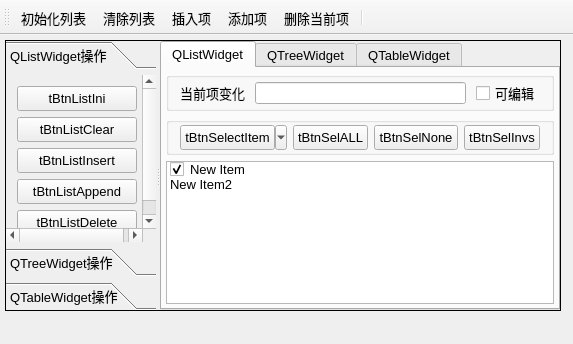
<?xml version="1.0" encoding="UTF-8"?>
<ui version="4.0">
 <class>MainWindow</class>
 <widget class="QMainWindow" name="MainWindow">
  <property name="geometry">
   <rect>
    <x>0</x>
    <y>0</y>
    <width>573</width>
    <height>344</height>
   </rect>
  </property>
  <property name="font">
   <font>
    <pointsize>10</pointsize>
   </font>
  </property>
  <property name="windowTitle">
   <string>QListWidget的使用</string>
  </property>
  <widget class="QWidget" name="centralWidget">
   <widget class="QSplitter" name="splitter">
    <property name="geometry">
     <rect>
      <x>5</x>
      <y>5</y>
      <width>556</width>
      <height>271</height>
     </rect>
    </property>
    <property name="frameShape">
     <enum>QFrame::Box</enum>
    </property>
    <property name="frameShadow">
     <enum>QFrame::Plain</enum>
    </property>
    <property name="lineWidth">
     <number>1</number>
    </property>
    <property name="midLineWidth">
     <number>3</number>
    </property>
    <property name="orientation">
     <enum>Qt::Horizontal</enum>
    </property>
    <property name="opaqueResize">
     <bool>true</bool>
    </property>
    <widget class="QToolBox" name="toolBox">
     <property name="minimumSize">
      <size>
       <width>150</width>
       <height>0</height>
      </size>
     </property>
     <property name="maximumSize">
      <size>
       <width>300</width>
       <height>16777215</height>
      </size>
     </property>
     <property name="currentIndex">
      <number>0</number>
     </property>
     <widget class="QWidget" name="page">
      <property name="geometry">
       <rect>
        <x>0</x>
        <y>0</y>
        <width>150</width>
        <height>176</height>
       </rect>
      </property>
      <attribute name="icon">
       <iconset resource="res.qrc">
        <normaloff>:/images/icons/410.bmp</normaloff>:/images/icons/410.bmp</iconset>
      </attribute>
      <attribute name="label">
       <string>QListWidget操作</string>
      </attribute>
      <layout class="QGridLayout" name="gridLayout">
       <item row="0" column="0">
        <widget class="QToolButton" name="tBtnListIni">
         <property name="minimumSize">
          <size>
           <width>120</width>
           <height>25</height>
          </size>
         </property>
         <property name="text">
          <string>tBtnListIni</string>
         </property>
         <property name="popupMode">
          <enum>QToolButton::DelayedPopup</enum>
         </property>
         <property name="toolButtonStyle">
          <enum>Qt::ToolButtonTextBesideIcon</enum>
         </property>
         <property name="autoRaise">
          <bool>false</bool>
         </property>
         <property name="arrowType">
          <enum>Qt::NoArrow</enum>
         </property>
        </widget>
       </item>
       <item row="1" column="0">
        <widget class="QToolButton" name="tBtnListClear">
         <property name="minimumSize">
          <size>
           <width>120</width>
           <height>25</height>
          </size>
         </property>
         <property name="text">
          <string>tBtnListClear</string>
         </property>
         <property name="toolButtonStyle">
          <enum>Qt::ToolButtonTextBesideIcon</enum>
         </property>
        </widget>
       </item>
       <item row="2" column="0">
        <widget class="QToolButton" name="tBtnListInsert">
         <property name="minimumSize">
          <size>
           <width>120</width>
           <height>25</height>
          </size>
         </property>
         <property name="text">
          <string>tBtnListInsert</string>
         </property>
         <property name="toolButtonStyle">
          <enum>Qt::ToolButtonTextBesideIcon</enum>
         </property>
        </widget>
       </item>
       <item row="3" column="0">
        <widget class="QToolButton" name="tBtnListAppend">
         <property name="minimumSize">
          <size>
           <width>120</width>
           <height>25</height>
          </size>
         </property>
         <property name="text">
          <string>tBtnListAppend</string>
         </property>
         <property name="toolButtonStyle">
          <enum>Qt::ToolButtonTextBesideIcon</enum>
         </property>
        </widget>
       </item>
       <item row="4" column="0">
        <widget class="QToolButton" name="tBtnListDelete">
         <property name="minimumSize">
          <size>
           <width>120</width>
           <height>25</height>
          </size>
         </property>
         <property name="text">
          <string>tBtnListDelete</string>
         </property>
         <property name="toolButtonStyle">
          <enum>Qt::ToolButtonTextBesideIcon</enum>
         </property>
        </widget>
       </item>
      </layout>
     </widget>
     <widget class="QWidget" name="page_2">
      <property name="geometry">
       <rect>
        <x>0</x>
        <y>0</y>
        <width>150</width>
        <height>176</height>
       </rect>
      </property>
      <attribute name="icon">
       <iconset resource="res.qrc">
        <normaloff>:/images/icons/408.bmp</normaloff>:/images/icons/408.bmp</iconset>
      </attribute>
      <attribute name="label">
       <string>QTreeWidget操作</string>
      </attribute>
      <layout class="QVBoxLayout" name="verticalLayout_4">
       <item>
        <widget class="QGroupBox" name="groupBox_4">
         <property name="title">
          <string>GroupBox</string>
         </property>
         <layout class="QVBoxLayout" name="verticalLayout_3">
          <item>
           <widget class="QLabel" name="label_2">
            <property name="text">
             <string>TextLabel</string>
            </property>
           </widget>
          </item>
          <item>
           <widget class="QLineEdit" name="lineEdit"/>
          </item>
          <item>
           <widget class="QSpinBox" name="spinBox"/>
          </item>
         </layout>
        </widget>
       </item>
       <item>
        <spacer name="verticalSpacer">
         <property name="orientation">
          <enum>Qt::Vertical</enum>
         </property>
         <property name="sizeHint" stdset="0">
          <size>
           <width>20</width>
           <height>119</height>
          </size>
         </property>
        </spacer>
       </item>
      </layout>
     </widget>
     <widget class="QWidget" name="page_3">
      <property name="geometry">
       <rect>
        <x>0</x>
        <y>0</y>
        <width>150</width>
        <height>176</height>
       </rect>
      </property>
      <attribute name="icon">
       <iconset resource="res.qrc">
        <normaloff>:/images/icons/412.bmp</normaloff>:/images/icons/412.bmp</iconset>
      </attribute>
      <attribute name="label">
       <string>QTableWidget操作</string>
      </attribute>
     </widget>
    </widget>
    <widget class="QTabWidget" name="tabWidget">
     <property name="tabPosition">
      <enum>QTabWidget::North</enum>
     </property>
     <property name="tabShape">
      <enum>QTabWidget::Rounded</enum>
     </property>
     <property name="currentIndex">
      <number>0</number>
     </property>
     <property name="elideMode">
      <enum>Qt::ElideLeft</enum>
     </property>
     <widget class="QWidget" name="tab_3">
      <attribute name="title">
       <string>QListWidget</string>
      </attribute>
      <layout class="QVBoxLayout" name="verticalLayout">
       <property name="leftMargin">
        <number>4</number>
       </property>
       <property name="topMargin">
        <number>4</number>
       </property>
       <property name="rightMargin">
        <number>4</number>
       </property>
       <property name="bottomMargin">
        <number>4</number>
       </property>
       <item>
        <widget class="QGroupBox" name="groupBox">
         <property name="title">
          <string/>
         </property>
         <layout class="QHBoxLayout" name="horizontalLayout">
          <property name="spacing">
           <number>10</number>
          </property>
          <property name="topMargin">
           <number>2</number>
          </property>
          <property name="bottomMargin">
           <number>2</number>
          </property>
          <item>
           <widget class="QLabel" name="label">
            <property name="text">
             <string>当前项变化</string>
            </property>
           </widget>
          </item>
          <item>
           <widget class="QLineEdit" name="editCutItemText">
            <property name="styleSheet">
             <string notr="true">color: rgb(0, 0, 255);</string>
            </property>
            <property name="clearButtonEnabled">
             <bool>false</bool>
            </property>
           </widget>
          </item>
          <item>
           <widget class="QCheckBox" name="chkBoxListEditable">
            <property name="text">
             <string>可编辑</string>
            </property>
           </widget>
          </item>
         </layout>
        </widget>
       </item>
       <item>
        <widget class="QGroupBox" name="groupBox_2">
         <property name="title">
          <string/>
         </property>
         <layout class="QHBoxLayout" name="horizontalLayout_2">
          <property name="topMargin">
           <number>2</number>
          </property>
          <property name="bottomMargin">
           <number>2</number>
          </property>
          <item>
           <widget class="QToolButton" name="tBtnSelectItem">
            <property name="minimumSize">
             <size>
              <width>100</width>
              <height>25</height>
             </size>
            </property>
            <property name="text">
             <string>tBtnSelectItem</string>
            </property>
            <property name="popupMode">
             <enum>QToolButton::MenuButtonPopup</enum>
            </property>
            <property name="toolButtonStyle">
             <enum>Qt::ToolButtonTextBesideIcon</enum>
            </property>
           </widget>
          </item>
          <item>
           <widget class="QToolButton" name="tBtnSelALL">
            <property name="minimumSize">
             <size>
              <width>70</width>
              <height>25</height>
             </size>
            </property>
            <property name="text">
             <string>tBtnSelALL</string>
            </property>
           </widget>
          </item>
          <item>
           <widget class="QToolButton" name="tBtnSelNone">
            <property name="minimumSize">
             <size>
              <width>70</width>
              <height>25</height>
             </size>
            </property>
            <property name="text">
             <string>tBtnSelNone</string>
            </property>
           </widget>
          </item>
          <item>
           <widget class="QToolButton" name="tBtnSelInvs">
            <property name="minimumSize">
             <size>
              <width>70</width>
              <height>25</height>
             </size>
            </property>
            <property name="text">
             <string>tBtnSelInvs</string>
            </property>
           </widget>
          </item>
         </layout>
        </widget>
       </item>
       <item>
        <widget class="QListWidget" name="listWidget">
         <property name="contextMenuPolicy">
          <enum>Qt::CustomContextMenu</enum>
         </property>
         <property name="layoutMode">
          <enum>QListView::SinglePass</enum>
         </property>
         <property name="viewMode">
          <enum>QListView::ListMode</enum>
         </property>
         <property name="selectionRectVisible">
          <bool>false</bool>
         </property>
         <item>
          <property name="text">
           <string>New Item</string>
          </property>
          <property name="checkState">
           <enum>Checked</enum>
          </property>
          <property name="icon">
           <iconset resource="res.qrc">
            <normaloff>:/images/icons/check2.ico</normaloff>:/images/icons/check2.ico</iconset>
          </property>
          <property name="flags">
           <set>ItemIsSelectable|ItemIsEditable|ItemIsDragEnabled|ItemIsUserCheckable|ItemIsEnabled</set>
          </property>
         </item>
         <item>
          <property name="text">
           <string>New Item2</string>
          </property>
          <property name="checkState">
           <enum>Unchecked</enum>
          </property>
          <property name="icon">
           <iconset resource="res.qrc">
            <normaloff>:/images/icons/check2.ico</normaloff>:/images/icons/check2.ico</iconset>
          </property>
          <property name="flags">
           <set>ItemIsSelectable|ItemIsEditable|ItemIsUserCheckable|ItemIsEnabled</set>
          </property>
         </item>
        </widget>
       </item>
      </layout>
     </widget>
     <widget class="QWidget" name="tab">
      <attribute name="title">
       <string>QTreeWidget</string>
      </attribute>
      <layout class="QVBoxLayout" name="verticalLayout_2">
       <item>
        <widget class="QGroupBox" name="groupBox_3">
         <property name="title">
          <string/>
         </property>
         <layout class="QHBoxLayout" name="horizontalLayout_3"/>
        </widget>
       </item>
      </layout>
     </widget>
     <widget class="QWidget" name="tab_2">
      <attribute name="title">
       <string>QTableWidget</string>
      </attribute>
     </widget>
    </widget>
   </widget>
  </widget>
  <widget class="QToolBar" name="mainToolBar">
   <property name="toolButtonStyle">
    <enum>Qt::ToolButtonTextUnderIcon</enum>
   </property>
   <attribute name="toolBarArea">
    <enum>TopToolBarArea</enum>
   </attribute>
   <attribute name="toolBarBreak">
    <bool>false</bool>
   </attribute>
   <addaction name="actListIni"/>
   <addaction name="actListClear"/>
   <addaction name="actListInsert"/>
   <addaction name="actListAppend"/>
   <addaction name="actListDelete"/>
   <addaction name="separator"/>
  </widget>
  <action name="actListIni">
   <property name="icon">
    <iconset resource="res.qrc">
     <normaloff>:/images/icons/128.bmp</normaloff>:/images/icons/128.bmp</iconset>
   </property>
   <property name="text">
    <string>初始化列表</string>
   </property>
   <property name="toolTip">
    <string>初始化列表</string>
   </property>
   <property name="shortcut">
    <string>Ctrl+I</string>
   </property>
  </action>
  <action name="actListClear">
   <property name="icon">
    <iconset resource="res.qrc">
     <normaloff>:/images/icons/delete1.bmp</normaloff>:/images/icons/delete1.bmp</iconset>
   </property>
   <property name="text">
    <string>清除列表</string>
   </property>
   <property name="toolTip">
    <string>清除列表</string>
   </property>
  </action>
  <action name="actListInsert">
   <property name="icon">
    <iconset resource="res.qrc">
     <normaloff>:/images/icons/424.bmp</normaloff>:/images/icons/424.bmp</iconset>
   </property>
   <property name="text">
    <string>插入项</string>
   </property>
   <property name="toolTip">
    <string>插入项</string>
   </property>
   <property name="shortcut">
    <string>Ctrl+S</string>
   </property>
  </action>
  <action name="actListAppend">
   <property name="icon">
    <iconset resource="res.qrc">
     <normaloff>:/images/icons/316.bmp</normaloff>:/images/icons/316.bmp</iconset>
   </property>
   <property name="text">
    <string>添加项</string>
   </property>
   <property name="toolTip">
    <string>添加项</string>
   </property>
   <property name="shortcut">
    <string>Ctrl+A</string>
   </property>
  </action>
  <action name="actListDelete">
   <property name="icon">
    <iconset resource="res.qrc">
     <normaloff>:/images/icons/324.bmp</normaloff>:/images/icons/324.bmp</iconset>
   </property>
   <property name="text">
    <string>删除当前项</string>
   </property>
   <property name="toolTip">
    <string>删除当前项</string>
   </property>
   <property name="shortcut">
    <string>Del</string>
   </property>
  </action>
  <action name="actSelALL">
   <property name="text">
    <string>全选</string>
   </property>
   <property name="toolTip">
    <string>全选</string>
   </property>
  </action>
  <action name="actSelNone">
   <property name="text">
    <string>全不选</string>
   </property>
   <property name="toolTip">
    <string>全不选</string>
   </property>
   <property name="menuRole">
    <enum>QAction::AboutRole</enum>
   </property>
  </action>
  <action name="actSelInvs">
   <property name="text">
    <string>反选</string>
   </property>
   <property name="toolTip">
    <string>反选</string>
   </property>
  </action>
  <action name="actQuit">
   <property name="icon">
    <iconset resource="res.qrc">
     <normaloff>:/images/icons/exit.bmp</normaloff>:/images/icons/exit.bmp</iconset>
   </property>
   <property name="text">
    <string>退出</string>
   </property>
   <property name="toolTip">
    <string>退出程序</string>
   </property>
  </action>
  <action name="actSelPopMenu">
   <property name="icon">
    <iconset resource="res.qrc">
     <normaloff>:/images/icons/124.bmp</normaloff>:/images/icons/124.bmp</iconset>
   </property>
   <property name="text">
    <string>项选择</string>
   </property>
   <property name="toolTip">
    <string>项选择</string>
   </property>
  </action>
 </widget>
 <layoutdefault spacing="6" margin="11"/>
 <resources>
  <include location="res.qrc"/>
 </resources>
 <connections>
  <connection>
   <sender>actQuit</sender>
   <signal>triggered()</signal>
   <receiver>MainWindow</receiver>
   <slot>close()</slot>
   <hints>
    <hint type="sourcelabel">
     <x>-1</x>
     <y>-1</y>
    </hint>
    <hint type="destinationlabel">
     <x>336</x>
     <y>220</y>
    </hint>
   </hints>
  </connection>
  <connection>
   <sender>actSelPopMenu</sender>
   <signal>triggered()</signal>
   <receiver>actSelInvs</receiver>
   <slot>trigger()</slot>
   <hints>
    <hint type="sourcelabel">
     <x>-1</x>
     <y>-1</y>
    </hint>
    <hint type="destinationlabel">
     <x>-1</x>
     <y>-1</y>
    </hint>
   </hints>
  </connection>
 </connections>
</ui>
